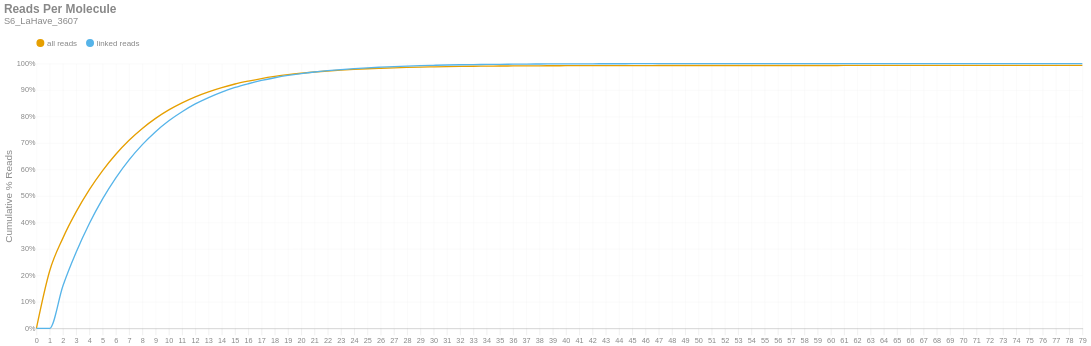

Notebook cell for this chart:
### Markdown cell above
### Reads per Molecule
This chart shows the cumulative distribution of the number of reads per linked molecule. That is, how many alignments are associated with a unique molecule. This excludes the number of reads associated with invalid or absent linked-read barcodes. The `linked` histogram is the percentages recalculated when disregarding singletons.

### Code cell
if SKIPLR:
    print_html(f"Skipped")
else:
    counts = np.bincount(valids['reads'].cast(pl.Int64).to_numpy())
    weighted = counts * np.arange(len(counts))
    all_perc = weighted / n_reads
    linked_perc = weighted / n_linked_reads
    linked_perc[1] = 0
    binned_df = pl.DataFrame({
        'readsper': list(range(len(counts))),
        'all reads (cumsum)': np.cumsum(all_perc).tolist(),
        'linked reads (cumsum)': np.cumsum(linked_perc).tolist(),
    })

    with SafeRender(binned_df):
        (
            density_plot(binned_df, 'Reads Per Molecule', samplename, 'readspmol')
            .encode(
                x=alt.X('readsper:O', title=None).axis(labelAngle=0).scale(padding=0),
                y=alt.Y('value:Q', title='Cumulative % Reads').axis(format='%').stack(False),
                color=alt.Color("key:N").scale(domain=["all reads", "linked reads"]),
                tooltip=[
                    alt.Tooltip("key:N", title="Data Type"),
                    alt.Tooltip("readsper:O", title="Reads Per Molecule"),
                    alt.Tooltip("value:Q", format=".2%", title="% Reads (Cum.)")
                ]            
            )
        ).display()

### Figure 1 — Vega-Lite specification as saved in the notebook (floating-point values rounded to 4 significant figures)
{"width": "container", "height": 400, "config": {"title": {"anchor": "start", "dy": -15, "fontSize": 18, "color": "#888888", "subtitleColor": "#888888", "subtitleFontSize": 14}, "arc": {"fill": "#0072B2"}, "axis": {"domainColor": "#888888", "domainWidth": 0.5, "gridWidth": 0.2, "grid": false, "titleFontWeight": 400, "titleFontSize": 15, "labelFontSize": 11, "labelColor": "#888888", "tickColor": "#888888", "tickWidth": 0.2, "titleColor": "#888888"}, "axisBand": {"grid": false}, "axisX": {"grid": true, "tickSize": 10, "domainCap": "round"}, "axisY": {"domain": false, "grid": true, "tickSize": 0, "domainCap": "round"}, "background": "transparent", "header": {"labelFontSize": 15, "labelColor": "#888888", "titleFontSize": 15, "titleFontWeight": 600, "titleColor": "#888888"}, "legend": {"labelFont": "sans-serif", "labelFontSize": 12, "labelColor": "#888888", "symbolSize": 100, "symbolType": "circle", "titleFontSize": 12, "titlePadding": 10, "titleColor": "#888888", "title": null, "orient": "top"}, "range": {"category": ["#E69F00", "#56B4E9", "#009E73", "#F0E442", "#0072B2", "#D55E00", "#CC79A7", "#000000"], "diverging": ["#cfe8f3", "#a2d4ec", "#73bfe2", "#46abdb", "#1696d2", "#12719e"]}, "area": {"fill": "#0072B2", "fillOpacity": 0.7, "line": true, "strokeOpacity": 0.7}, "line": {"color": "#0072B2", "stroke": "#0072B2", "strokeWidth": 2}, "trail": {"color": "#0072B2", "stroke": "#0072B2", "strokeWidth": 0, "size": 1}, "point": {"filled": true, "fillOpacity": 1.0, "size": 95}, "text": {"color": "#888888", "fontSize": 11, "align": "right", "fontWeight": 400, "size": 11}, "bar": {"fill": "#0072B2", "stroke": null}, "view": {"stroke": null, "continuousWidth": 660, "continuousHeight": 400}}, "data": {"name": "data-519ee78a4fa2159bf3777d0391c15622"}, "mark": {"type": "line", "interpolate": "monotone", "point": {"opacity": 0, "size": 275}}, "encoding": {"color": {"field": "key", "scale": {"domain": ["all reads", "linked reads"]}, "type": "nominal"}, "tooltip": [{"field": "key", "title": "Data Type", "type": "nominal"}, {"field": "readsper", "title": "Reads Per Molecule", "type": "ordinal"}, {"field": "value", "format": ".2%", "title": "% Reads (Cum.)", "type": "quantitative"}], "x": {"axis": {"labelAngle": 0}, "field": "readsper", "scale": {"padding": 0}, "title": null, "type": "ordinal"}, "y": {"axis": {"format": "%"}, "field": "value", "stack": false, "title": "Cumulative % Reads", "type": "quantitative"}}, "params": [{"name": "param_c36ac31b6afebe62", "select": {"type": "point", "fields": ["key"]}, "bind": "legend"}], "title": {"text": "Reads Per Molecule", "subtitle": "S6_LaHave_3607"}, "transform": [{"fold": ["all reads (cumsum)", "linked reads (cumsum)"]}, {"calculate": "replace(datum.key, ' (cumsum)', '')", "as": "key"}, {"filter": {"param": "param_c36ac31b6afebe62"}}], "usermeta": {"embedOptions": {"downloadFileName": "S6_LaHave_3607.readspmol"}}, "$schema": "https://vega.github.io/schema/vega-lite/v6.1.0.json", "datasets": {"data-519ee78a4fa2159bf3777d0391c15622": [{"readsper": 0, "all reads (cumsum)": 0.0, "linked reads (cumsum)": 0.0}, {"readsper": 1, "all reads (cumsum)": 0.2165, "linked reads (cumsum)": 0.0}, {"readsper": 2, "all reads (cumsum)": 0.3407, "linked reads (cumsum)": 0.16}, {"readsper": 3, "all reads (cumsum)": 0.4396, "linked reads (cumsum)": 0.2874}, {"readsper": 4, "all reads (cumsum)": 0.5238, "linked reads (cumsum)": 0.3958}, {"readsper": 5, "all reads (cumsum)": 0.5959, "linked reads (cumsum)": 0.4887}, {"readsper": 6, "all reads (cumsum)": 0.6577, "linked reads (cumsum)": 0.5683}, {"readsper": 7, "all reads (cumsum)": 0.7103, "linked reads (cumsum)": 0.6361}, {"readsper": 8, "all reads (cumsum)": 0.755, "linked reads (cumsum)": 0.6937}, {"readsper": 9, "all reads (cumsum)": 0.7931, "linked reads (cumsum)": 0.7427}, {"readsper": 10, "all reads (cumsum)": 0.8251, "linked reads (cumsum)": 0.7839}, {"readsper": 11, "all reads (cumsum)": 0.8517, "linked reads (cumsum)": 0.8182}, {"readsper": 12, "all reads (cumsum)": 0.8745, "linked reads (cumsum)": 0.8476}, {"readsper": 13, "all reads (cumsum)": 0.8932, "linked reads (cumsum)": 0.8717}, {"readsper": 14, "all reads (cumsum)": 0.9092, "linked reads (cumsum)": 0.8922}, {"readsper": 15, "all reads (cumsum)": 0.9227, "linked reads (cumsum)": 0.9097}, {"readsper": 16, "all reads (cumsum)": 0.9337, "linked reads (cumsum)": 0.9238}, {"readsper": 17, "all reads (cumsum)": 0.9433, "linked reads (cumsum)": 0.9362}, {"readsper": 18, "all reads (cumsum)": 0.9512, "linked reads (cumsum)": 0.9464}, {"readsper": 19, "all reads (cumsum)": 0.958, "linked reads (cumsum)": 0.9551}, {"readsper": 20, "all reads (cumsum)": 0.9635, "linked reads (cumsum)": 0.9622}, {"readsper": 21, "all reads (cumsum)": 0.9681, "linked reads (cumsum)": 0.9681}, {"readsper": 22, "all reads (cumsum)": 0.9719, "linked reads (cumsum)": 0.9731}, {"readsper": 23, "all reads (cumsum)": 0.9752, "linked reads (cumsum)": 0.9773}, {"readsper": 24, "all reads (cumsum)": 0.9781, "linked reads (cumsum)": 0.981}, {"readsper": 25, "all reads (cumsum)": 0.9804, "linked reads (cumsum)": 0.984}, {"readsper": 26, "all reads (cumsum)": 0.9823, "linked reads (cumsum)": 0.9864}, {"readsper": 27, "all reads (cumsum)": 0.984, "linked reads (cumsum)": 0.9886}, {"readsper": 28, "all reads (cumsum)": 0.9855, "linked reads (cumsum)": 0.9905}, {"readsper": 29, "all reads (cumsum)": 0.9867, "linked reads (cumsum)": 0.9921}, {"readsper": 30, "all reads (cumsum)": 0.9877, "linked reads (cumsum)": 0.9933}, {"readsper": 31, "all reads (cumsum)": 0.9886, "linked reads (cumsum)": 0.9945}, {"readsper": 32, "all reads (cumsum)": 0.9893, "linked reads (cumsum)": 0.9954}, {"readsper": 33, "all reads (cumsum)": 0.9899, "linked reads (cumsum)": 0.9962}, {"readsper": 34, "all reads (cumsum)": 0.9902, "linked reads (cumsum)": 0.9966}, {"readsper": 35, "all reads (cumsum)": 0.9906, "linked reads (cumsum)": 0.9972}, {"readsper": 36, "all reads (cumsum)": 0.991, "linked reads (cumsum)": 0.9976}, {"readsper": 37, "all reads (cumsum)": 0.9913, "linked reads (cumsum)": 0.998}, {"readsper": 38, "all reads (cumsum)": 0.9915, "linked reads (cumsum)": 0.9983}, {"readsper": 39, "all reads (cumsum)": 0.9917, "linked reads (cumsum)": 0.9986}, {"readsper": 40, "all reads (cumsum)": 0.9919, "linked reads (cumsum)": 0.9988}, {"readsper": 41, "all reads (cumsum)": 0.992, "linked reads (cumsum)": 0.999}, {"readsper": 42, "all reads (cumsum)": 0.9921, "linked reads (cumsum)": 0.9991}, {"readsper": 43, "all reads (cumsum)": 0.9922, "linked reads (cumsum)": 0.9992}, {"readsper": 44, "all reads (cumsum)": 0.9923, "linked reads (cumsum)": 0.9993}, {"readsper": 45, "all reads (cumsum)": 0.9924, "linked reads (cumsum)": 0.9994}, {"readsper": 46, "all reads (cumsum)": 0.9925, "linked reads (cumsum)": 0.9995}, {"readsper": 47, "all reads (cumsum)": 0.9925, "linked reads (cumsum)": 0.9996}, {"readsper": 48, "all reads (cumsum)": 0.9926, "linked reads (cumsum)": 0.9996}, {"readsper": 49, "all reads (cumsum)": 0.9926, "linked reads (cumsum)": 0.9997}, {"readsper": 50, "all reads (cumsum)": 0.9926, "linked reads (cumsum)": 0.9997}, {"readsper": 51, "all reads (cumsum)": 0.9927, "linked reads (cumsum)": 0.9998}, {"readsper": 52, "all reads (cumsum)": 0.9927, "linked reads (cumsum)": 0.9998}, {"readsper": 53, "all reads (cumsum)": 0.9927, "linked reads (cumsum)": 0.9998}, {"readsper": 54, "all reads (cumsum)": 0.9927, "linked reads (cumsum)": 0.9999}, {"readsper": 55, "all reads (cumsum)": 0.9927, "linked reads (cumsum)": 0.9999}, {"readsper": 56, "all reads (cumsum)": 0.9928, "linked reads (cumsum)": 0.9999}, {"readsper": 57, "all reads (cumsum)": 0.9928, "linked reads (cumsum)": 0.9999}, {"readsper": 58, "all reads (cumsum)": 0.9928, "linked reads (cumsum)": 0.9999}, {"readsper": 59, "all reads (cumsum)": 0.9928, "linked reads (cumsum)": 0.9999}, {"readsper": 60, "all reads (cumsum)": 0.9928, "linked reads (cumsum)": 0.9999}, {"readsper": 61, "all reads (cumsum)": 0.9928, "linked reads (cumsum)": 0.9999}, {"readsper": 62, "all reads (cumsum)": 0.9928, "linked reads (cumsum)": 1.0}, {"readsper": 63, "all reads (cumsum)": 0.9928, "linked reads (cumsum)": 1.0}, {"readsper": 64, "all reads (cumsum)": 0.9928, "linked reads (cumsum)": 1.0}, {"readsper": 65, "all reads (cumsum)": 0.9928, "linked reads (cumsum)": 1.0}, {"readsper": 66, "all reads (cumsum)": 0.9928, "linked reads (cumsum)": 1.0}, {"readsper": 67, "all reads (cumsum)": 0.9928, "linked reads (cumsum)": 1.0}, {"readsper": 68, "all reads (cumsum)": 0.9928, "linked reads (cumsum)": 1.0}, {"readsper": 69, "all reads (cumsum)": 0.9928, "linked reads (cumsum)": 1.0}, {"readsper": 70, "all reads (cumsum)": 0.9928, "linked reads (cumsum)": 1.0}, {"readsper": 71, "all reads (cumsum)": 0.9928, "linked reads (cumsum)": 1.0}, {"readsper": 72, "all reads (cumsum)": 0.9928, "linked reads (cumsum)": 1.0}, {"readsper": 73, "all reads (cumsum)": 0.9928, "linked reads (cumsum)": 1.0}, {"readsper": 74, "all reads (cumsum)": 0.9928, "linked reads (cumsum)": 1.0}, {"readsper": 75, "all reads (cumsum)": 0.9928, "linked reads (cumsum)": 1.0}, {"readsper": 76, "all reads (cumsum)": 0.9928, "linked reads (cumsum)": 1.0}, {"readsper": 77, "all reads (cumsum)": 0.9928, "linked reads (cumsum)": 1.0}, {"readsper": 78, "all reads (cumsum)": 0.9928, "linked reads (cumsum)": 1.0}, {"readsper": 79, "all reads (cumsum)": 0.9928, "linked reads (cumsum)": 1.0}]}}
